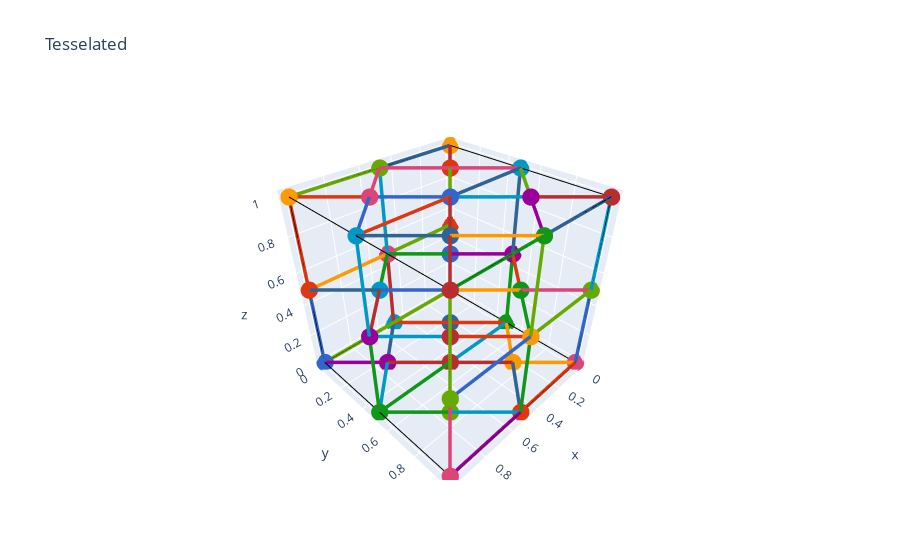

Source (notebook cell):
### Markdown cell above
Tesselate unit cell

### Code cell
lat_tess = lat.create_tesselated(2,2,2)
lat_tess.name = 'Tesselated'
plotting.plotly_unit_cell_3d(lat_tess, show_uc_box=True).show()

### Figure 1 — Plotly figure (JSON) as saved in the notebook; plotly's stock layout.template omitted (floating-point values rounded to 4 significant figures; data arrays with more than 128 entries replaced by an {"elided": "..."} marker saying what was removed)
{"data": [{"line": {"color": "black", "width": 2}, "mode": "lines", "name": "unit cell", "showlegend": false, "type": "scatter3d", "x": [1, 0, 0, 1, null, 0, 0, 0, 0, null, 0, 1, 1, 0, null, 1, 1, 1, 1], "y": [0, 0, 1, 1, null, 0, 0, 1, 1, null, 0, 0, 1, 1, null, 0, 0, 1, 1], "z": [0, 0, 0, 0, null, 0, 1, 1, 0, null, 1, 1, 1, 1, null, 1, 0, 0, 1]}, {"marker": {"color": ["#3366CC", "#DC3912", "#FF9900", "#109618", "#990099", "#0099C6", "#DD4477", "#66AA00", "#B82E2E", "#316395", "#3366CC", "#DC3912", "#FF9900", "#109618", "#990099", "#0099C6", "#DD4477", "#66AA00", "#B82E2E", "#316395", "#3366CC", "#DC3912", "#FF9900", "#109618", "#990099", "#0099C6", "#DD4477", "#66AA00", "#B82E2E", "#316395", "#3366CC", "#DC3912", "#FF9900", "#109618", "#990099", "#0099C6", "#DD4477", "#66AA00", "#B82E2E"], "size": 6}, "mode": "markers", "name": "nodes", "showlegend": false, "text": [0, 1, 2, 3, 4, 5, 6, 7, 8, 9, 10, 11, 12, 13, 14, 15, 16, 17, 18, 19, 20, 21, 22, 23, 24, 25, 26, 27, 28, 29, 30, 31, 32, 33, 34, 35, 36, 37, 38], "textfont": {"size": 14}, "type": "scatter3d", "x": [0, 0, 0, 0, 0, 0, 0, 0, 0, 0.25, 0.25, 0.25, 0.25, 0.25, 0.25, 0.5, 0.5, 0.5, 0.5, 0.5, 0.5, 0.5, 0.5, 0.5, 0.75, 0.75, 0.75, 0.75, 0.75, 0.75, 1, 1, 1, 1, 1, 1, 1, 1, 1], "y": [0, 0, 0, 0.5, 0.5, 0.5, 1, 1, 1, 0.25, 0.25, 0.25, 0.75, 0.75, 0.75, 0, 0, 0, 0.5, 0.5, 0.5, 1, 1, 1, 0.25, 0.25, 0.25, 0.75, 0.75, 0.75, 0, 0, 0, 0.5, 0.5, 0.5, 1, 1, 1], "z": [0, 0.5, 1, 0, 0.5, 1, 0, 0.5, 1, 0, 0.5, 1, 0, 0.5, 1, 0, 0.5, 1, 0, 0.5, 1, 0, 0.5, 1, 0, 0.5, 1, 0, 0.5, 1, 0, 0.5, 1, 0, 0.5, 1, 0, 0.5, 1]}, {"connectgaps": false, "hoverinfo": "none", "line": {"color": {"elided": "384 str values"}, "width": 7}, "mode": "lines", "name": "edges", "showlegend": false, "type": "scatter3d", "x": {"elided": "384 float values"}, "y": {"elided": "384 float values"}, "z": {"elided": "384 float values"}}], "layout": {"title": {"text": "Tesselated"}}}
